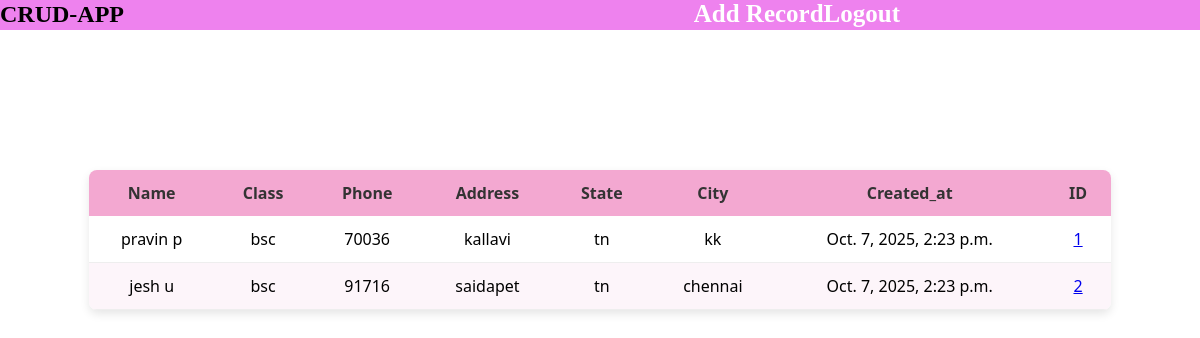
Before: / (signed in) with the older database file.
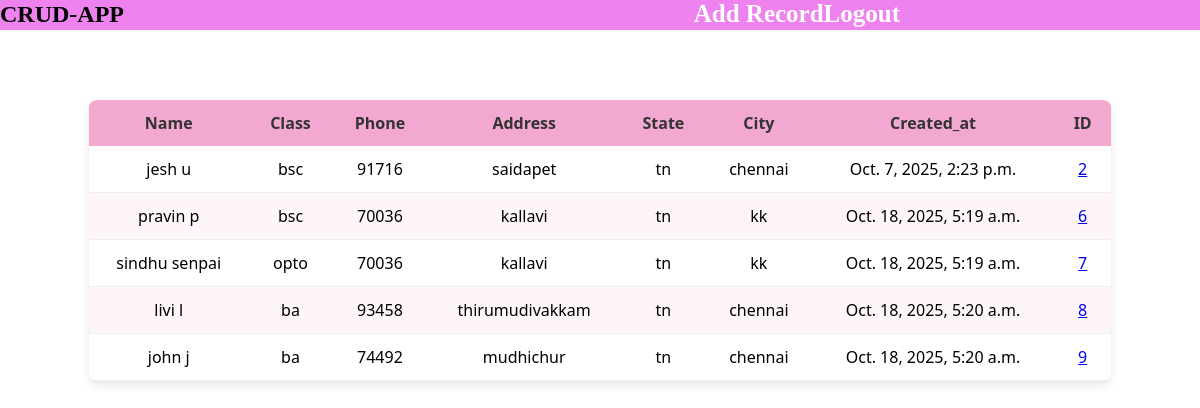
After: the same page with the newer database file.
### crudapp/models.py (models this page shows, shortened)
class Record(models.Model):
    first_name = models.CharField(max_length=50)
    last_name = models.CharField(max_length=50)
    Class = models.CharField(max_length=20, blank=True, null=True)
    phone_number = models.CharField(max_length=15, blank=True, null=True)
    address = models.CharField(max_length=200, blank=True, null=True)
    state = models.CharField(max_length=30, blank=True, null=True)
    city = models.CharField(max_length=30, blank=True, null=True)
    created_at = models.DateTimeField(auto_now_add=True)

### crudapp/views.py (the view)
# urls.py: 2. Add a URL to urlpatterns:  path('', views.home, name='home')
def home(request):
    if request.method=='POST':
        username=request.POST['username']
        password=request.POST['password']
        user=authenticate(request, username=username, password=password)
        if user is not None:
            login(request, user)
            messages.success(request, 'Login successful.')
            return redirect('home')
        else:
            messages.error(request, 'Invalid username or password.')
            return redirect('home')
    else:
        records = Record.objects.all()
        return render(request, 'home.html',{'records':records})

### crudapp/templates/home.html (shortened to what this page needs)
{% extends 'base.html' %}
{% block content %}
  <div class="wrapper">
    {% if user.is_authenticated %}
      <table class="table">
        <thead>
          <tr>
            <th scope="col">Name</th>
            <th scope="col">Class</th>
            <th scope="col">Phone</th>
            <th scope="col">Address</th>
            <th scope="col">State</th>
            <th scope="col">City</th>
            <th scope="col">Created_at</th>
            <th scope="col">ID</th>
          </tr>
        </thead>
        <tbody>
            {% if records %}
              {% for record in records %}
                <tr>
                  <td> {{ record.first_name}} {{ record.last_name}} </td>
                  <td> {{ record.Class }} </td>
                  <td> {{ record.phone_number }} </td>
                  <td> {{ record.address}} </td>
                  <td> {{ record.state}} </td>
                  <td> {{ record.city }} </td>
                  <td> {{ record.created_at }} </td>
                  <td> <a href = {% url 'record' record.id %}>{{ record.id }} </a> </td>
                </tr>
              {% endfor%}
            {% endif %}
        </tbody>
      </table>
    {% endif %}
  </div>
{% endblock %}

### crudapp/templates/base.html (shortened to what this page needs)
{% load static %}
<!DOCTYPE html>
<html lang="en">
<head>
  <link rel="stylesheet" href="{% static 'css/style.css' %}" />
</head>
<body>
  {% include "navbar.html" %}
  {% block content %}{% endblock %}
</body>
</html>

### crudapp/templates/navbar.html
<header>
  <nav class="navbar">
    <div class="container">
      <h1 class="brand">CRUD-APP</h1>
        <ul class="nav-links">
        {% if user.is_authenticated %}
          <ul class="nav-links">
          <li><a href="{% url 'add_record' %}">Add Record</a></li>
          <li><a href="{% url 'logout' %}">Logout</a></li>
          </ul>
        {% else %}
          <ul class="nav-links">
          <li><a href="{% url 'home' %}">Login</a></li>
          <li><a href="{% url 'register' %}">Register</a></li>
          </ul>
        {% endif %}
      </ul>
    </div>
  </nav>
</header>

### crudapp/static/css/style.css (style rules this page uses)
* { margin: 0; padding: 0; box-sizing: border-box; }
header { position: sticky; height: 30px; top: 0; z-index: 1000; background-color: violet; }
.navbar .container { display: flex; justify-content: space-between; align-items: center; width: 100%; }
.nav-links { display: flex; list-style: none; margin: 0; margin-right: 150px; padding: 0; }
.nav-links a { color: #fff; text-decoration: none; font-size: 25px; font-weight: bold; }
body { background: #fff; min-height: 100vh; }
.wrapper { display: flex; flex-direction: column; justify-content: center; align-items: center; margin: auto; padding: 2rem; background-size: cover; height: 90vh; }
.table { width: 90%; margin: 50px auto; border-collapse: collapse; border-radius: 8px; overflow: hidden; box-shadow: 0 4px 10px rgba(0, 0, 0, 0.1); font-family: 'Segoe UI', Tahoma, Geneva, Verdana, sans-serif; background: #fff; margin-top: -250px; }
.table th { background-color: #f3a8d1; color: #333; text-align: left; padding: 12px 15px; font-weight: bold; }
.table td { padding: 12px 15px; border-bottom: 1px solid #eee; }
.table tr:nth-child(even) { background-color: #fdf5fa; }
.table td, .table th { text-align: center; vertical-align: middle; }

Changed rows visible on the page:
removed Record: first_name "pravin", last_name "p", Class "bsc", phone_number "70036", address "kallavi", state "tn", city "kk", created_at "Oct. 7, 2025, 2:23 p.m.", id "1"
added Record: first_name "pravin", last_name "p", Class "bsc", phone_number "70036", address "kallavi", state "tn", city "kk", created_at "Oct. 18, 2025, 5:19 a.m.", id "6"
added Record: first_name "sindhu", last_name "senpai", Class "opto", phone_number "70036", address "kallavi", state "tn", city "kk", created_at "Oct. 18, 2025, 5:19 a.m.", id "7"
added Record: first_name "livi", last_name "l", Class "ba", phone_number "93458", address "thirumudivakkam", state "tn", city "chennai", created_at "Oct. 18, 2025, 5:20 a.m.", id "8"
added Record: first_name "john", last_name "j", Class "ba", phone_number "74492", address "mudhichur", state "tn", city "chennai", created_at "Oct. 18, 2025, 5:20 a.m.", id "9"
